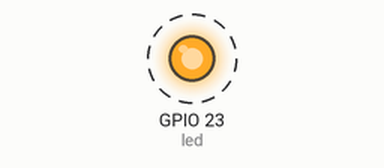
Simulated run of this sketch. Board: ESP32. Parts: output pins drawn as LEDs (lit = HIGH). Dashed ring = blinking.

Above: at 0.5 s.
Timing chart, 0 to 4.6 s (numbered marks = the images above):
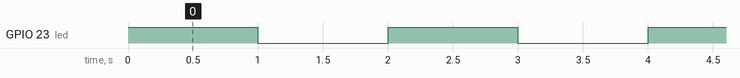

Measured:
- by itself, GPIO 23 (led): alternates HIGH for 1.0 s and LOW for 1.0 s

The sketch:

sketch_jul12a.ino
```cpp
#define T_C 262
#define T_D 294
#define T_E 330
#define T_F 349
#define T_G 392
#define T_A 440
#define T_B 493

const int led = 23; // Arduino pin connected to button's pin


void setup() {
  pinMode(led, OUTPUT);       // set arduino pin to output mode
}

void loop() {
  digitalWrite(led, HIGH);
  delay(1000);
  digitalWrite(led, LOW);
  delay(1000);
}
```
